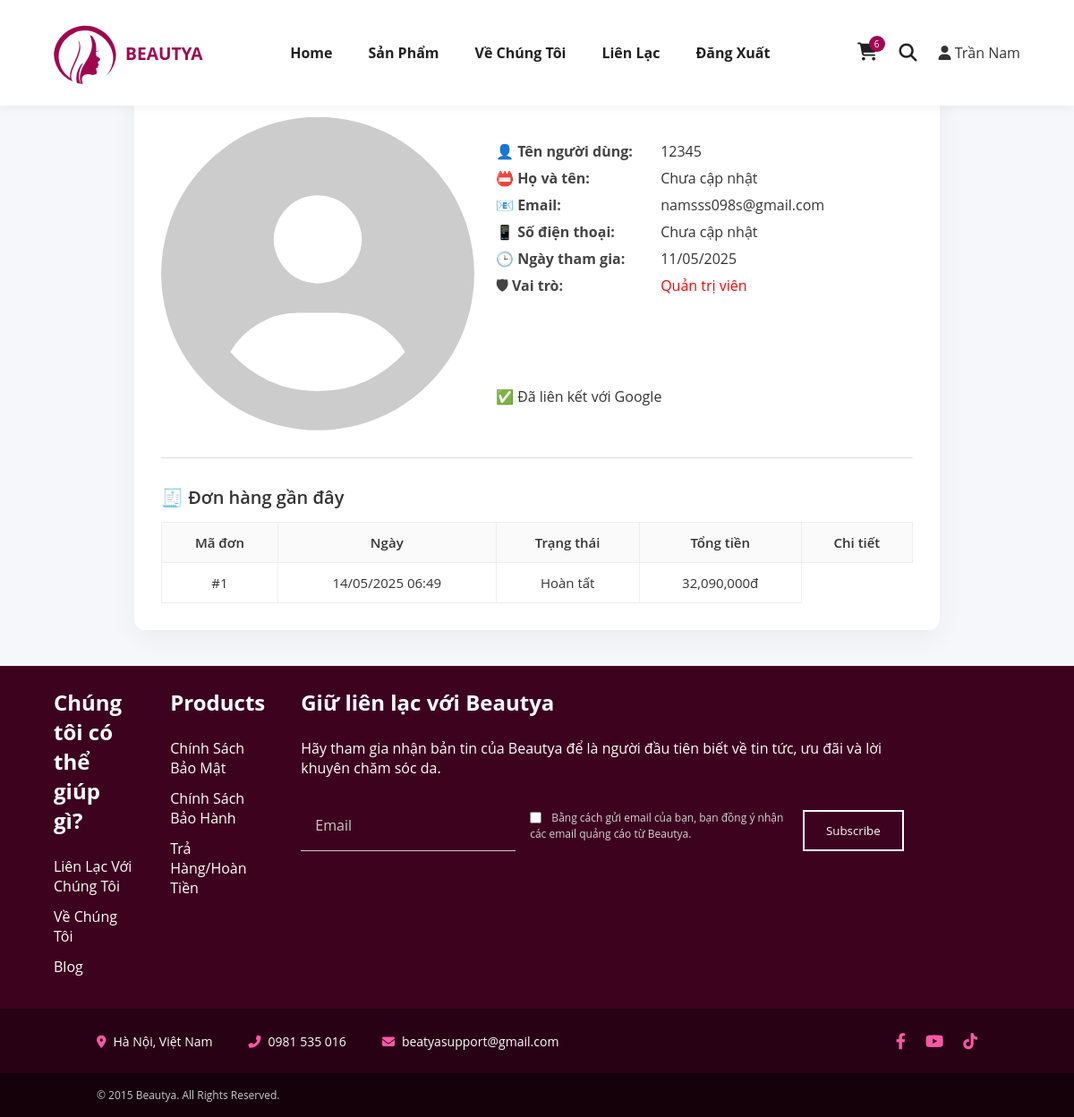
Screenshot of /profile/ (signed in) with the database file from the repository.
### users/models.py (models this page shows)
class CustomUser(AbstractUser):
    phone = models.CharField(max_length=15, unique=True, null=True, blank=True)
    full_name = models.CharField(max_length=100, null=True, blank=True)

### orders/models.py (models this page shows, shortened)
class Order(models.Model):
    STATUS_CHOICES = [
        ('pending', 'Chờ xử lý'),
        ('processing', 'Đang xử lý'),
        ('shipped', 'Đã gửi hàng'),
        ('done', 'Hoàn tất'),
        ('cancelled', 'Đã hủy'),
    ]
    PAYMENT_METHOD_CHOICES = [
        ('cod', 'Thanh toán khi nhận hàng (COD)'),
        ('bank', 'Chuyển khoản ngân hàng'),
        ('momo', 'Ví MoMo'),
    ]
    user = models.ForeignKey(settings.AUTH_USER_MODEL, on_delete=models.SET_NULL, null=True, blank=True)
    full_name = models.CharField(max_length=255)
    phone = models.CharField(max_length=15)
    province = models.CharField(max_length=255, default='')
    district = models.CharField(max_length=255, default='')
    ward = models.CharField(max_length=255, default='')
    address_detail = models.CharField(max_length=255, default='')
    shipping_fee = models.PositiveIntegerField(default=0)
    discount = models.PositiveIntegerField(default=0)
    total = models.PositiveIntegerField()
    payment_method = models.CharField(max_length=10, choices=PAYMENT_METHOD_CHOICES, default='cod')
    status = models.CharField(max_length=20, choices=STATUS_CHOICES, default='pending')
    created_at = models.DateTimeField(auto_now_add=True)
    updated_at = models.DateTimeField(auto_now=True)

### users/views.py (the view)
# urls.py: path('profile/', views.profile_view, name='profile')
@login_required
def profile_view(request):
    user = request.user
    is_google_connected = UserSocialAuth.objects.filter(user=request.user, provider='google-oauth2').exists()
    orders = Order.objects.filter(user=user).order_by('-created_at')[:5]
    social_accounts = UserSocialAuth.objects.filter(user=request.user)
    return render(request, 'profile.html', {
        'user': user,
        'social_accounts': social_accounts,
        'is_google_connected': is_google_connected,
        'orders': orders
    })

### core/context_processors.py (called while the page is built)
def cart_item_count(request):
    if request.user.is_authenticated:
        total = CartItem.objects.filter(user=request.user).aggregate(total=Sum('quantity'))['total'] or 0
    else:
        total = 0
    return {'cart_item_count': total}

### templates/profile.html (shortened to what this page needs)
<!DOCTYPE html>
<html lang="vi">
{% load static %}
{% load humanize %}
<head>
  <link rel="stylesheet" href="{% static 'css/style.css' %}">
  <link rel="stylesheet" href="https://cdnjs.cloudflare.com/ajax/libs/font-awesome/6.4.0/css/all.min.css">
</head>
<body>
  <body>
    <header class="header">
      <div class="logo">
        <a href="{% url 'home' %}" class="logo">
          <img src="{% static 'img/beautya logo.svg' %}" alt="LOGO" />
          <span class="shop-name">BEAUTYA</span>
        </a>
      </div>
    <nav class="nav-menu">
      <a href="{% url 'home' %}" class="nav-link">Home</a>
      <a href="{% url 'product_list' %}" class="nav-link">Sản Phẩm</a>
      <a href="{% url 'about' %}" class="nav-link">Về Chúng Tôi</a>
      <a href="{% url 'contact' %}" class="nav-link">Liên Lạc</a>
      {% if not request.user.is_authenticated %}
      <a href="{% url 'login' %}" class="nav-link">Đăng Nhập</a>
      {% else %}
      <a href="{% url 'logout' %}" class="nav-link">Đăng Xuất</a>
      {% endif %}
    </nav>
      <div class="header-actions">
        <div class="cart-wrapper">
          <i class="fas fa-shopping-cart cart-icon" onclick="goToCart()"></i>
          <span class="cart-count">{{ cart_item_count }}</span>
        </div>
        <i class="fa-solid fa-magnifying-glass search-icon" onclick="toggleSearchBar()"></i>
        {% if request.user.is_authenticated %}
        <a href="{% url 'profile' %}" class="user-name">
          <i class="fas fa-user"></i> {{ request.user.get_full_name|default:request.user.username }}
        </a>
        {% endif %}
      </div>
    </header>
    <main class="profile-container">
      <h2 class="section-title">👤 Hồ sơ cá nhân</h2>
      <div class="profile-card">
        <div class="profile-avatar">
          <i class="fas fa-user-circle fa-5x"></i>
        </div>
        <div class="profile-details">
          <p><strong>👤 Tên người dùng:</strong> {{ user.username }}</p>
          <p><strong>📛 Họ và tên:</strong> {{ user.full_name|default:"Chưa cập nhật" }}</p>
          <p><strong>📧 Email:</strong> {{ user.email|default:"Chưa cập nhật" }}</p>
          <p><strong>📱 Số điện thoại:</strong> {{ user.phone|default:"Chưa cập nhật" }}</p>
          <p><strong>🕒 Ngày tham gia:</strong> {{ user.date_joined|date:"d/m/Y" }}</p>
          <p><strong>🛡 Vai trò:</strong> {% if user.is_staff %}<span style="color:red;margin-bottom: 100px;">Quản trị viên</span>
            {% else %}Khách hàng{% endif %}</p>
          {% if not is_google_connected %}
          <a href="{% url 'social:begin' 'google-oauth2' %}" class="btn btn-outline-primary"style="margin-top: 100px;">
            Liên kết với Google
          </a>
          {% else %}
          <p class="text-success"style='margin-top: 100px'>✅ Đã liên kết với Google</p>
          {% endif %}
        </div>
      </div>
      <hr class="divider">
      <div class="recent-orders">
        <h3 class="section-subtitle">🧾 Đơn hàng gần đây</h3>
        {% if orders %}
        <table class="order-table">
          <thead>
            <tr>
              <th>Mã đơn</th>
              <th>Ngày</th>
              <th>Trạng thái</th>
              <th>Tổng tiền</th>
              <th>Chi tiết</th>
            </tr>
          </thead>
          <tbody>
            {% for order in orders %}
            <tr>
              <td>#{{ order.id }}</td>
              <td>{{ order.created_at|date:"d/m/Y H:i" }}</td>
              <td>{{ order.get_status_display }}</td>
              <td>{{ order.total|intcomma }}đ</td>
            </tr>
            {% endfor %}
          </tbody>
        </table>
        {% else %}
        <p>Bạn chưa có đơn hàng nào.</p>
        {% endif %}
      </div>
    </main>
    <div class="footer-main">
      <div class="footer-column">
        <h3>Chúng tôi có thể giúp gì?</h3>
        <ul>
          <li><a href="{% url 'contact' %}">Liên Lạc Với Chúng Tôi</a></li>
          <li><a href="{% url 'about' %}">Về Chúng Tôi</a></li>
          <li><a href="{% url 'blog_list' %}">Blog</a></li>
        </ul>
      </div>
      <div class="footer-column">
        <h3>Products</h3>
        <ul>
          <li><a href="{% url 'privacy_policy' %}">Chính Sách Bảo Mật</a></li>
          <li><a href="{% url 'warranty_policy' %}">Chính Sách Bảo Hành</a></li>
          <li><a href="{% url 'refund_policy' %}">Trả Hàng/Hoàn Tiền</a></li>
        </ul>
      </div>
      <div class="footer-column">
        <h3>Giữ liên lạc với Beautya</h3>
        <p style="color: white; margin-bottom: 24px">
          Hãy tham gia nhận bản tin của Beautya để là người đầu tiên biết về tin tức, ưu đãi và lời khuyên chăm sóc da.
        </p>
        <form method="post" action="{% url 'subscribe_newsletter' %}" class="newsletter-form">
          <input type="email" name="email" placeholder="Email" class="newsletter-input" required />
          <label class="consent-text" style="display: block; margin-top: 12px;">
            <input type="checkbox" name="consent" required />
            Bằng cách gửi email của bạn, bạn đồng ý nhận các email quảng cáo từ Beautya.
          </label>
          <button type="submit" class="newsletter-submit" style="margin-top: 12px;">Subscribe</button>
        </form>
      </div>
    </div>
    <div class="footer-contact-row">
      <div class="footer-contact-group">
        <span><i class="fas fa-map-marker-alt"></i>Hà Nội, Việt Nam</span>
        <span><i class="fas fa-phone-alt"></i>0981 535 016</span>
        <span><i class="fas fa-envelope"></i>beatyasupport@gmail.com</span>
      </div>
      <div class="footer-social-group">
        <a href="https://www.facebook.com/profile.php?id=61576399075671" target="_blank" rel="noopener noreferrer">
          <i class="fab fa-facebook-f"></i>
        </a>
        <a href="https://www.youtube.com/channel/UCL0lyOryJjG0eJ_pzQOlUcw" target="_blank" rel="noopener noreferrer">
          <i class="fab fa-youtube"></i>
        </a>
        <a href="https://www.tiktok.com/@beautya_vn?lang=en" target="_blank" rel="noopener noreferrer">
          <i class="fab fa-tiktok"></i>
        </a>
      </div>
    </div>
    <div class="footer-bottom">
      <div class="copyright">© 2015 Beautya. All Rights Reserved.</div>
    </div>
  </body>
</html>

### static/css/style.css (style rules this page uses)
:root { --primary-color: #a10550; --dark-bg: #3d021e; --light-bg: #faf9f5; --text-dark: #0c0c0c; --text-light: #ffffff; --accent-color: #fa58a6; }
* { margin: 0; padding: 0; box-sizing: border-box; font-family: "Open Sans", sans-serif; }
body { overflow-x: hidden; padding-top: 120px; }
.header { position: fixed; top: 0; left: 0; width: 100%; z-index: 999; background: white; padding: 20px 108px; display: flex; justify-content: space-between; align-items: center; box-shadow: 0 2px 10px rgba(0, 0, 0, 0.05); }
.logo { display: flex; align-items: center; gap: 10px; text-decoration: none; color: inherit; }
.logo img { width: 70px; height: 70px; border-radius: 50%; object-fit: cover; }
.shop-name { font-size: 1.2rem; font-weight: 700; color: var(--primary-color); }
.nav-menu { display: flex; gap: 40px; }
.nav-link { color: #202020; font-weight: 700; text-decoration: none; transition: color 0.3s ease; }
.user-name { text-decoration: none; color: inherit; }
.header-actions { display: flex; align-items: center; gap: 24px; }
.cart-icon, .search-icon { font-size: 20px; color: #202020; cursor: pointer; }
.cart-count { position: absolute; top: -8px; right: -8px; background: var(--primary-color); color: white; width: 18px; height: 18px; border-radius: 50%; display: flex; align-items: center; justify-content: center; font-size: 10px; }
.cart-wrapper { position: relative; }
.newsletter-form { display: flex; gap: 16px; margin-top: 24px; }
.newsletter-input { flex: 1; padding: 12px 16px; border: none; border-bottom: 1px solid #cbcbcb; background: transparent; color: white; font-size: 16px; width: 480px; }
.newsletter-input::placeholder { color: #cbcbcb; }
.newsletter-submit { padding: 12px 24px; background: transparent; border: 2px solid white; color: white; cursor: pointer; transition: all 0.3s ease; }
.footer-main { background: var(--dark-bg); padding: 80px 108px; display: grid; grid-template-columns: repeat(4, 1fr); gap: 40px; }
.footer-column h3 { color: white; font-size: 24px; margin-bottom: 24px; }
.footer-column ul { list-style: none; }
.footer-column li { margin-bottom: 12px; }
.footer-column a { color: white; text-decoration: none; transition: color 0.3s ease; }
.footer-bottom { background: #14010a; padding: 16px 108px; display: flex; justify-content: space-between; align-items: center; }
.copyright { color: #cbcbcb; font-size: 12px; }
@media (max-width: 1200px) { .header, .footer-main, .footer-top, .footer-bottom { padding: 24px 60px; } }
.footer-bottom { display: flex; flex-wrap: wrap; justify-content: space-between; align-items: center; padding: 16px 108px; background-color: #14010A; font-size: 14px; }
.footer-contact-row { display: flex; justify-content: space-between; align-items: center; padding: 24px 108px; background-color: #280114; color: white; flex-wrap: wrap; }
.footer-contact-group { display: flex; gap: 40px; font-size: 14px; }
.footer-contact-group i { color: #FA58A6; margin-right: 8px; }
.footer-social-group { display: flex; gap: 22px; }
.footer-social-group a { color: #FA58A6; font-size: 18px; text-decoration: none; transition: transform 0.3s ease; }
.consent-text { display: block; font-size: 12px; color: #d4d4d4; line-height: 1.5; margin-top: 10px; max-width: 500px; }
.consent-text input[type="checkbox"] { margin-right: 8px; transform: translateY(2px); }

### templates/profile.html (style rules this page uses)
body { background-color: #f5f7fa; color: #333; font-family: 'Segoe UI', 'Roboto', sans-serif; margin: 0; padding: 0; }
.profile-container { padding: 30px; max-width: 900px; margin: 40px auto; background: #fff; border-radius: 12px; box-shadow: 0 8px 30px rgba(0, 0, 0, 0.05); }
.section-title { font-size: 26px; font-weight: 600; margin-bottom: 25px; border-left: 5px solid #ff7eb9; padding-left: 12px; color: #222; }
.section-subtitle { font-size: 20px; margin-bottom: 14px; font-weight: 600; }
.profile-card { display: flex; align-items: center; margin-bottom: 30px; }
.profile-avatar { font-size: 70px; margin-right: 24px; color: #ccc; }
.profile-details p { margin: 6px 0; font-size: 16px; line-height: 1.5; }
.profile-details p strong { color: #444; display: inline-block; width: 180px; }
.divider { border: none; border-top: 1px solid #ddd; margin: 30px 0; }
.recent-orders { margin-top: 20px; }
.order-table { width: 100%; border-collapse: collapse; margin-top: 10px; }
.order-table th, .order-table td { padding: 12px 10px; border: 1px solid #eee; text-align: center; font-size: 15px; }
.order-table th { background-color: #fafafa; font-weight: 600; }

### rows the page displays
CustomUser: user.get_full_name "Trần Nam", username "12345", full_name "Chưa cập nhật", email "namsss098s@gmail.com", phone "Chưa cập nhật", date_joined "11/05/2025"
Order: id "1", created_at "14/05/2025 06:49", status "Hoàn tất", total "32,090,000"

### other values shown
{{ cart_item_count }} "6"
